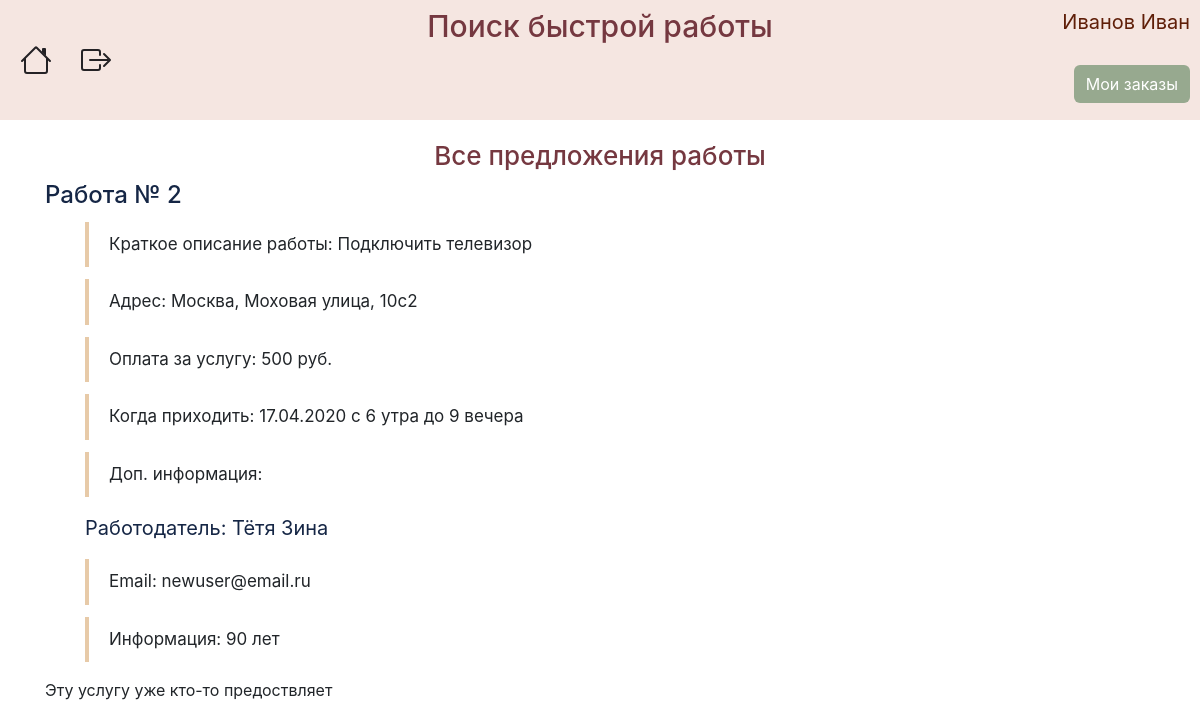
Screenshot of /about_job/2 (signed in) with the database file from the repository.
### data/users.py (models this page shows, shortened)
class User(SqlAlchemyBase, UserMixin):
    __tablename__ = 'users'
    id = sqlalchemy.Column(sqlalchemy.Integer, primary_key=True, autoincrement=True)
    surname = sqlalchemy.Column(sqlalchemy.String, nullable=True)
    name = sqlalchemy.Column(sqlalchemy.String, nullable=True)
    employment = sqlalchemy.Column(sqlalchemy.String, nullable=True)
    email = sqlalchemy.Column(sqlalchemy.String, index=True, unique=True, nullable=True)
    hashed_password = sqlalchemy.Column(sqlalchemy.String, nullable=True)
    info = sqlalchemy.Column(sqlalchemy.String, nullable=True)
    job = orm.relation("Jobs", back_populates='user')

### data/jobs.py (models this page shows)
class Jobs(SqlAlchemyBase):
    __tablename__ = 'jobs'
    id = sqlalchemy.Column(sqlalchemy.Integer,
                           primary_key=True, autoincrement=True)
    employer = sqlalchemy.Column(sqlalchemy.Integer, sqlalchemy.ForeignKey("users.id"))
    description = sqlalchemy.Column(sqlalchemy.String)
    salary = sqlalchemy.Column(sqlalchemy.Integer)
    address = sqlalchemy.Column(sqlalchemy.String)
    info = sqlalchemy.Column(sqlalchemy.String, nullable=True)
    date = sqlalchemy.Column(sqlalchemy.String)
    coords = sqlalchemy.Column(sqlalchemy.String)
    is_finished = sqlalchemy.Column(sqlalchemy.Boolean, default=False)
    employee = sqlalchemy.Column(sqlalchemy.Integer, default=0)
    user = orm.relation('User')

### data/jobs_api.py (the view)
@blueprint.route('/about_job/<int:job_id>', methods=['GET', 'POST'])
@login_required
def about_job(job_id):
    form = Ready()
    session = db_session.create_session()
    job = session.query(Jobs).filter(Jobs.id == job_id).first()
    employer = session.query(User).filter(User.id == job.employer).first()
    if request.method == "POST":
        if form.submit_ready.data:
            job.employee = current_user.id
        if form.submit_refuse.data:
            job.employee = 0
    session.commit()
    return render_template("about.html", job=job, employer=employer, form=form)

### data/db_session.py (called while the page is built)
def create_session() -> Session:
    global __factory
    return __factory()

### main.py (called while the page is built)
def main():
    db_session.global_init("db/jobs.db")
    @login_manager.user_loader
    def load_user(user_id):
        session = db_session.create_session()
        return session.query(User).get(user_id)
    app.register_blueprint(jobs_api.blueprint)
    app.register_blueprint(user_api.blueprint)
    @app.errorhandler(404)
    def not_found(error):
        return make_response(jsonify({'error': 'Not found'}), 404)
    app.run()

### templates/about.html (shortened to what this page needs)
{% extends "base.html" %}
{% block content %}
<h2 class="about-job-title">Все предложения работы</h2>
<h4 class="about-job-number">Работа № {{ job.id }}</h4>
<ul>
    <li>Краткое описание работы: {{ job.description }}</li>
    <li>Адрес: {{ job.address }}</li>
    <li>Оплата за услугу: {{ job.salary }} руб.</li>
    <li>Когда приходить: {{ job.date }}</li>
    <li>Доп. информация: {{ job.info }}</li>
</ul>
<ul><p class="about-job-employer">Работодатель: {{ employer.surname }} {{ employer.name }}</p>
    <li>Email: {{ employer.email }}</li>
    <li>Информация: {{ employer.info }}</li>
</ul>
<form action="" method="POST">
    {% if current_user.is_authenticated and current_user.employment == 'Рабочий' and job.employee == 0 %}
    <p>{{ form.submit_ready(type="submit", class="ready-btn") }}</p>
    {% elif current_user.is_authenticated and current_user.id == job.employee %}
    <div class="already-about-job">Вы уже готовы приступить к работе</div>
    <p>{{ form.submit_refuse(type="submit", class="refuse-btn") }}</p>
    {% elif current_user.is_authenticated and current_user.id != job.employee and job.employee != 0 %}
    <div>
        <p>Эту услугу уже кто-то предоствляет</p>
    </div>
    {% endif %}
</form>
{% endblock %}

### templates/base.html (shortened to what this page needs)
<!doctype html>
<html lang="en">
<head>
    <link rel="stylesheet" type="text/css" href="/static/css/style.css"/>
    <link rel="stylesheet"
          href="https://stackpath.bootstrapcdn.com/bootstrap/4.4.1/css/bootstrap.min.css"
>
</head>
<body>
<div class="menu">
    <nav class="navbar">
        <a class="home" href="/">
        </a>
        {% if current_user.is_authenticated %}
        <a class="exit" href="/logout">
        </a>
        {% if current_user.is_authenticated and current_user.employment == 'Работодатель' %}
        <div class="my_orders">
            <a href="/myjobs">Мои заказы</a>
        </div>
        {% endif %}
        {% else %}
        <p>
        <div class="register"><a href="/register">Зарегистрироваться</a></div>
        <div class="login"><a href="/login">Войти</a></div>
        </p>
        {% endif %}
        <h2 class="title">
            Поиск быстрой работы
        </h2>
        <p class="username">{{ current_user.surname }} {{ current_user.name }}</p>
    </nav>
</div>
<main role="main" class="container">
    {% block content %}{% endblock %}
</main>
</body>
</html>

### static/css/style.css (style rules this page uses)
.menu { background: #f5e6e1; height: 120px; }
.home { position: absolute; left: 20px; margin-top: 60px; color: #242225; }
.exit { position: absolute; left: 80px; margin-top: 60px; color: #242225; }
.my_orders a { position: absolute; right: 10px; margin-top: 35px; background-color: #97a98f; color: #fff; border-radius: 6px; padding: 7px 12px 7px 12px; }
.username { position: absolute; font-size: 20px; right: 10px; color: #5f1e08; }
.title { font-size: 30px; margin-left: auto; margin-right: auto; color: #753840; }
form { width: 60%; }
ul { list-style: none; counter-reset: li; }
ul li { border-left: 4px solid #e7caa8; padding:10px 20px 10px 20px; margin: 12px 0 12px 0; font-size: 17px; }
.about-job-title { text-align: center; margin-top: 20px; margin-bottom: 10px; font-size: 26px; color: #753840; }
.about-job-number { color: #152645; }
.about-job-employer { font-size: 20px; color: #152645; }

### rows the page displays
User: surname "Иванов", name "Иван"
Jobs: id "2", description "Подключить телевизор", address "Москва, Моховая улица, 10с2", salary "500", date "17.04.2020 с 6 утра до 9 вечера"
User: surname "Тётя", name "Зина", email "newuser@email.ru", info "90 лет"
